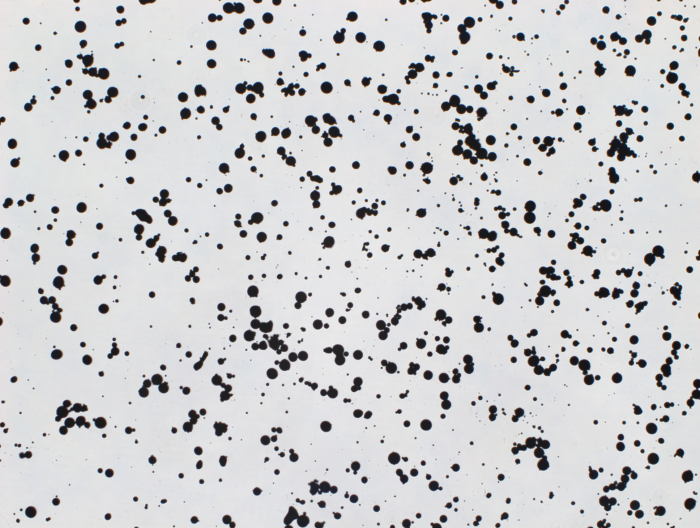
#> input picture Object Detection/Ti_powder.tif, 700 x 528 px; the run also reads 1 picture not shown here
$ jupyter execute Object_Detection_using_Template_Methods.ipynb
#> lines starting #> are read from the running program, lines starting #| are printed output that depends on the picture; after the words box and inside, x2 and y2 are one past the last pixel; in counts of white or black regions, pixels touching at a corner belong together
## OBJECT DETECTION WITH TEMPLATES

1. Need a source image and a template image.

2. The template image T is slided over the source image (as in 2D convolution),
and the program tries to find matches using statistics.

3. Several comparison methods are implemented in OpenCV. It returns a grayscale image, where each pixel denotes how much does the neighbourhood of that pixel match with template.

4. Use cv2.minMaxLoc() function to find where is the maximum/minimum value. Take it as the top-left corner of the rectangle and take (w,h) as width and height of the rectangle.

That rectangle can be drawn on the region of matched template.

### Reference
https://docs.opencv.org/4.x/d4/dc6/tutorial_py_template_matching.html

[cell 1]
from google.colab import drive
drive.mount('/gdrive')

[cell 2]
cd ../gdrive/My Drive/Colab Notebooks/_Image Processing/images_data

[cell 3]
import cv2
import numpy as np
from matplotlib import pyplot as plt

img_rgb = cv2.imread('Ti_powder.tif')
#> img_rgb is the input picture: shape (528, 700, 3); mean B, G, R 207.2, 205.5, 205.2
plt.imshow(img_rgb)

[cell 4]
img_rgb.shape # 2d color image
#> Out = (528, 700, 3)

[cell 5]
# convert into Gray for matching
img_gray = cv2.cvtColor(img_rgb, cv2.COLOR_BGR2GRAY)

[cell 6]
# Template image for matching
template = cv2.imread('Ti_powder_single.tif', 0)
plt.imshow(template)
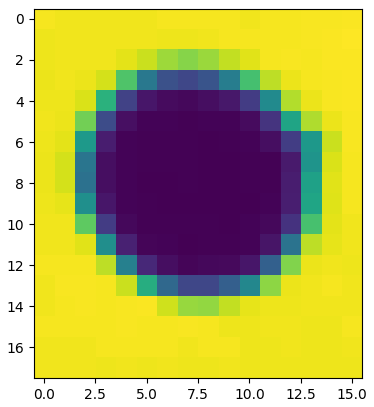
#> figure drawn by matplotlib, 1 panel

[cell 7]
h, w = template.shape[::]
#> h = 18; w = 16

Methods -

1. ['cv2.TM_CCOEFF', 'cv2.TM_CCOEFF_NORMED', 'cv2.TM_CCORR','cv2.TM_CCORR_NORMED', 'cv2.TM_SQDIFF', 'cv2.TM_SQDIFF_NORMED']

2. For TM_SQDIFF, Good match yields minimum value; bad match yields large values

3. For all others it is exactly opposite, max value = good fit.

[cell 8]
res = cv2.matchTemplate(img_gray, template, cv2.TM_SQDIFF)
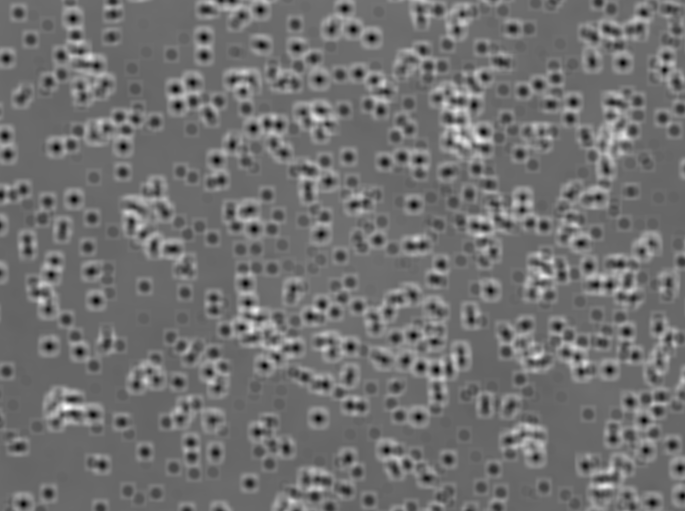
#> res: shape (511, 685) float32; min 2, max 7702932, mean 3424285.8; drawn with min black and max white
plt.imshow(res, cmap='gray')

[cell 9]
min_val, max_val, min_loc, max_loc = cv2.minMaxLoc(res)
#> min_val = 2; max_val = 7702932; min_loc = (318, 418); max_loc = (66, 407)

[cell 10]
top_left = min_loc  #Change to max_loc for all except for TM_SQDIFF
#> top_left = (318, 418)

bottom_right = (top_left[0] + w, top_left[1] + h)
#> bottom_right = (334, 436)

[cell 11]
cv2.rectangle(img_gray, top_left, bottom_right, 0, 1)  #Black (0) rectangle with thickness of 1 pixel.
#> img_gray: shape (528, 700); min 0, max 241, mean 205.6

[cell 12]
from google.colab.patches import cv2_imshow

cv2_imshow(img_gray)

#### Multiple Template Matching

For multiple occurances, cv2.minMaxLoc() won’t give all the locations...
So we need to set a threshold

[cell 13]
img_rgb = cv2.imread('Ti_powder.tif')
img_gray = cv2.cvtColor(img_rgb, cv2.COLOR_BGR2GRAY)
template = cv2.imread('Ti_powder_single.tif',0)
h, w = template.shape[::]

[cell 14]
res = cv2.matchTemplate(img_gray, template, cv2.TM_CCOEFF_NORMED)
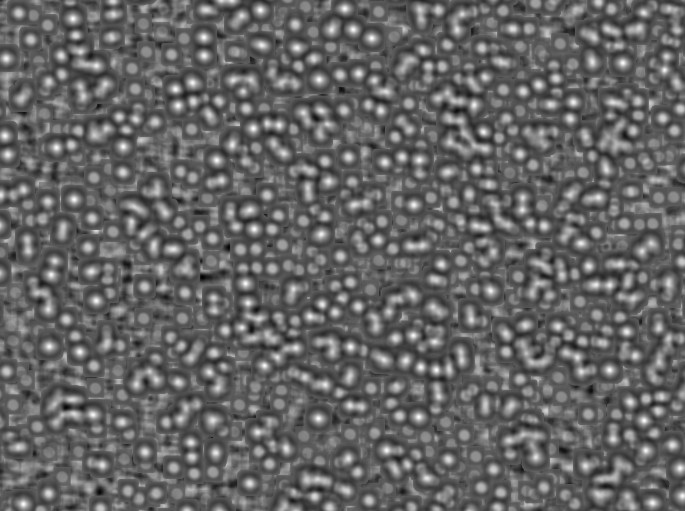
#> res: shape (511, 685) float32; min -0.699, max 1, mean -0.0248; drawn with min black and max white
plt.imshow(res, cmap='gray')

[cell 15]
threshold = 0.8 #Pick only values above 0.8. For TM_CCOEFF_NORMED, larger values = good fit.

loc = np.where(res >= threshold)
#> loc = 591 positions, rows 0 to 505, columns 0 to 683
#Outputs 2 arrays. Combine these arrays to get x,y coordinates - take x from one array and y from the other.

[cell 16]
# zip fucntion to pair values of X and Y.

for pt in zip(*loc[::-1]):   #-1 to swap the values as we assign x and y coordinate to draw the rectangle.
    #Draw rectangle around each object. We know the top left (pt), draw rectangle to match the size of the template image.
    cv2.rectangle(img_rgb, pt, (pt[0] + w, pt[1] + h), (0, 0, 255), 1)  #Red rectangles with thickness 2.
#> this loop made 591 passes
#> pt on passes 1 to 3: (231, 0), (232, 0), (344, 7)
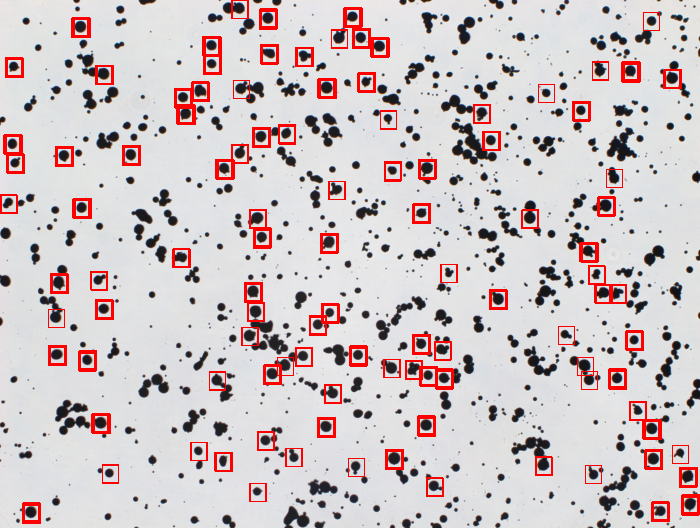
#> img_rgb: shape (528, 700, 3); 4.67% of pixels changed, all inside (x1, y1, x2, y2) = (0, 0, 700, 524)
